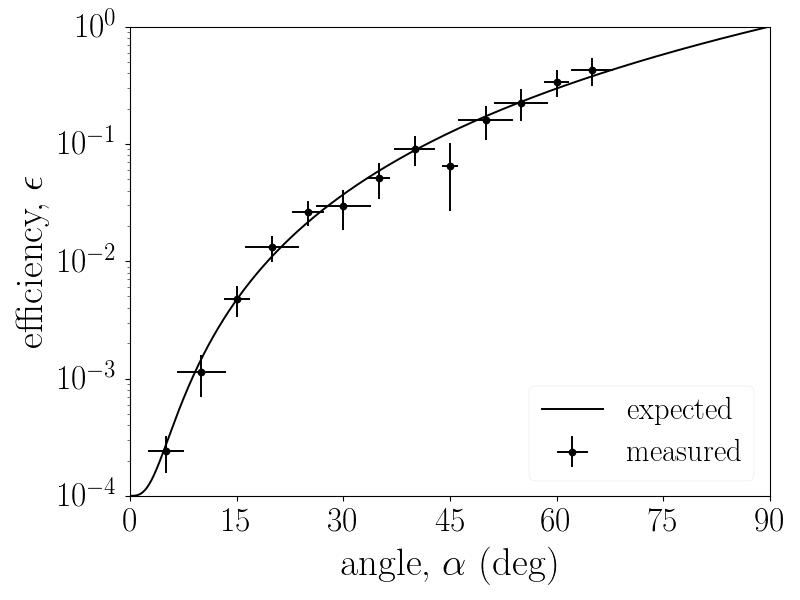

Reproduce this figure in Python.
import numpy
import matplotlib.pyplot as plt

# Set the L3 plot style
plt.style.use("style/l3.mplstyle")

# A power law model
def model(x):
    return 1E-04 + (1. - 1E-04) * (x / 90.)**3

# Sample the model
x0 = numpy.linspace(0., 90., 901)
y0 = model(x0)

# Sample random deviates from the model
sigma = 0.3
x1 = numpy.linspace(5., 65., 13)
n = len(x1)
y1 = model(x1) * (1. + sigma * numpy.random.randn(n))
dx1 = 1. + 3. * numpy.random.rand(n)
dy1 = model(x1) * sigma

# Plot the result
plt.figure()
plt.semilogy(x0, y0, "k-")
plt.errorbar(x1, y1, xerr=dx1, yerr=dy1, fmt="ko")
plt.xlabel(r"angle, $\alpha$ (deg)")
plt.xticks(numpy.linspace(0., 90., 7))
plt.ylabel(r"efficiency, $\epsilon$")
plt.axis((0., 90., 1E-04, 1.))
plt.legend(("expected", "measured"), loc=4)
plt.savefig("examples/2d.png")
plt.show()
